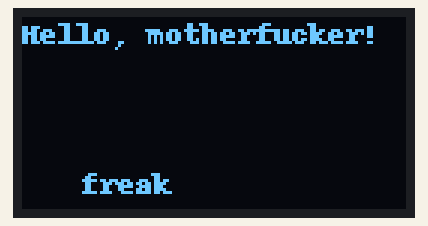
Simulated run of this program. Board: Raspberry Pi (BCM pin numbers). Shown: 128×64 one-colour display. At 9.3 s the program stops and its outputs stay as they are.

Above: at 2.0 s.
At 4.1 s:
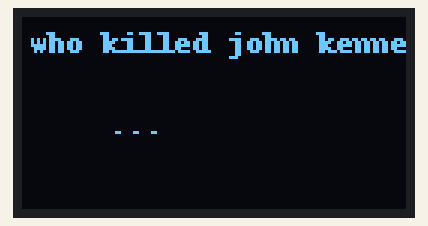

The program:

ssd1315-luma.py
```python
from luma.core.interface.serial import i2c
from luma.oled.device import ssd1306
from PIL import Image, ImageDraw, ImageFont
import time

# Initialize I2C and display
serial = i2c(port=1, address=0x3C)
device = ssd1306(serial, width=128, height=64)

# Create drawing canvas
width = device.width
height = device.height
image = Image.new("1", (width, height))
draw = ImageDraw.Draw(image)
font = ImageFont.load_default()

# Turn on all pixels
draw.rectangle((0, 0, width, height), outline=255, fill=255)
device.display(image)
time.sleep(0.5)

# Turn off all pixels
draw.rectangle((0, 0, width, height), outline=0, fill=0)
device.display(image)
time.sleep(0.5)

# Set individual pixels
draw.point((0, 0), fill=255)
draw.point((64, 0), fill=255)
draw.point((127, 63), fill=255)
device.display(image)
time.sleep(0.3)

# Clear again
draw.rectangle((0, 0, width, height), outline=0, fill=0)
device.display(image)
time.sleep(0.1)

# Display text
draw.text((0, 0), "Hello, motherfucker!", font=font, fill=255)
draw.text((20, 50), "freak", font=font, fill=255)
device.display(image)
time.sleep(2)
draw.rectangle((0, 0, width, height), outline=0, fill=0)

draw.text((3, 3), "who killed john kennedy", font=font, fill=255)
draw.text((30, 30), "...", font=font, fill=100)
device.display(image)
time.sleep(5)

# Final clear
draw.rectangle((0, 0, width, height), outline=0, fill=0)
device.display(image)
```

Measured:
- what the display in image 0 shows lasts 2.1 s, from 2.0 s to 4.1 s
- what the display in image 1 shows lasts 5.1 s, from 4.1 s to 9.2 s
